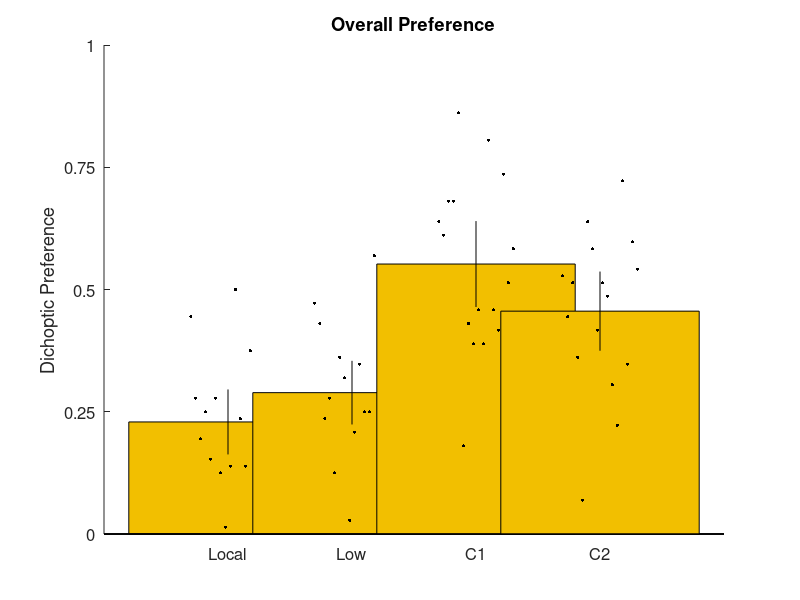
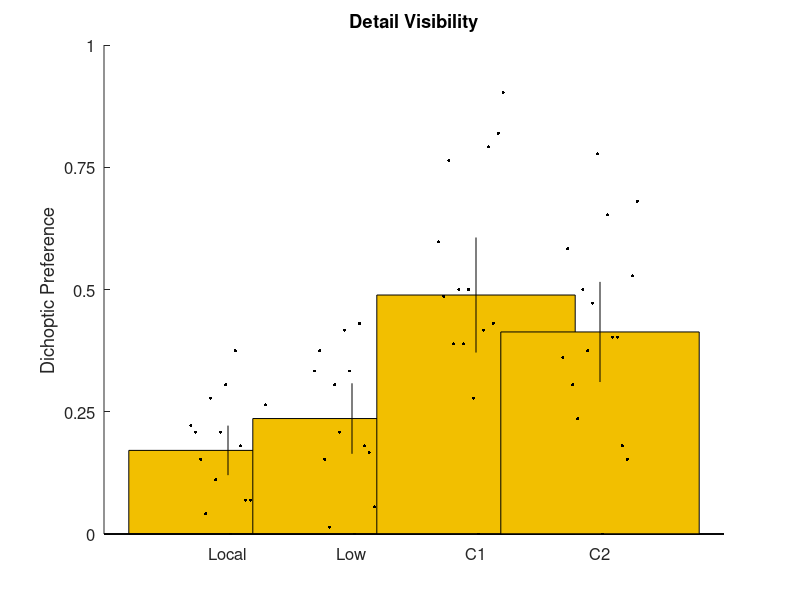

Recreate these plots in MATLAB, in order.
% plot 2AFC data on overall preference & detail visibility

% load concatentated data (each colum is a dichoptic/non-dichoptic comparison, each row is a participant
load('2afc_result_prefer.mat');

figure(); hold on;

% for each comparison
for cond = [1 2 3 4]
    
    % plot the mean across users
    bar(cond,mean(subjresult(:,cond)),'FaceColor',[0.95 0.75 0]);
    hold on;
    
    % plot individual subjects, jittered
    x = cond-0.3:0.6/(size(subjresult(:,cond),1)-1):cond+0.3;
    scatter(x',subjresult(:,cond),5,'k','filled');
    
    % add in 95% confidence interval
    minus_err = mean(subjresult(:,cond)) - 1.96 * (std(subjresult(:,cond))/sqrt(size(subjresult,1)));
    plus_err  = mean(subjresult(:,cond)) + 1.96 * (std(subjresult(:,cond))/sqrt(size(subjresult,1)));
    plot([cond cond],[minus_err plus_err],'k');
        
end

xlabels = {'Local','Low','C1','C2'};
ylim([0 1]);
yticks([0:0.25:1]);
ylabel('Dichoptic Preference');
title('Overall Preference');
set(gca,'XTick',1:4,'XTickLabel',xlabels,'FontSize',12);



% load concatentated data (each colum is a dichoptic/non-dichoptic comparison, each row is a participant
load('2afc_result_detail.mat');

figure(); hold on;

% for each comparison
for cond = [1 2 3 4]
    
    % plot the mean across users
    bar(cond,mean(subjresult(:,cond)),'FaceColor',[0.95 0.75 0]);
    hold on;
    
    % plot individual subjects, jittered
    x = cond-0.3:0.6/(size(subjresult(:,cond),1)-1):cond+0.3;
    scatter(x',subjresult(:,cond),5,'k','filled');
    
    % add in 95% confidence interval
    minus_err = mean(subjresult(:,cond)) - 1.96* (std(subjresult(:,cond))/sqrt(size(subjresult,1)));
    plus_err  = mean(subjresult(:,cond)) + 1.96* (std(subjresult(:,cond))/sqrt(size(subjresult,1)));
    plot([cond cond],[minus_err plus_err],'k');
    
end

xlabels = {'Local','Low','C1','C2'};
ylim([0 1]);
yticks([0:0.25:1]);
ylabel('Dichoptic Preference');
title('Detail Visibility');
set(gca,'XTick',1:4,'XTickLabel',xlabels,'FontSize',12);

